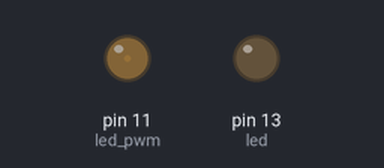
Recording of a sketch running on a simulated Arduino Uno, built with avr-gcc and run on an emulated ATmega328P. On the bench: output pins drawn as LEDs (lit = HIGH).

Above: at 0.05 s.
At 0.75 s:
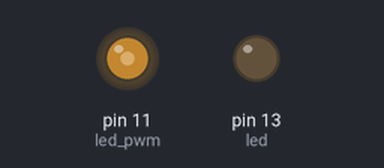
At 1.5 s:
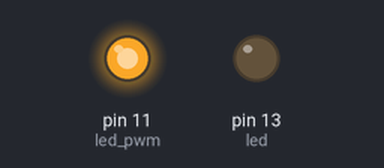
At 3.0 s:
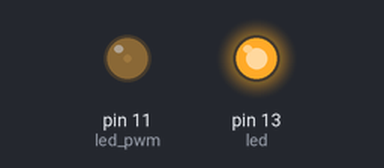
Timing chart, 0 to 7.0 s (numbered marks = the images above):
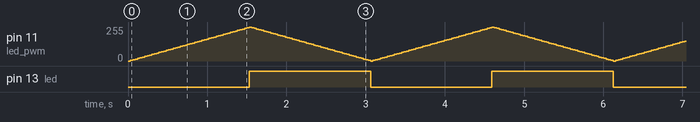

Measured:
- by itself, pin 13 (led): alternates HIGH for 1.5 s and LOW for 1.5 s

The sketch:

led_pwm.ino
```cpp
const int led_pwm = 11;
const int led = 13;
unsigned long l3, l4;
unsigned long interval = 30;
int fDir = 0;
int fade = 0;
int fON = 0;
int i;

void setup() {
  // put your setup code here, to run once:
  l3 = 0;
  i = 0;
  pinMode(led, OUTPUT);
}

void loop() {
  // put your main code here, to run repeatedly:
  l4 = millis();
  if(l4 - l3 >= interval) {
    ++i;
    l3 = l4;
    if(i%51 == 0) {
      if(!fON) {
        fON = HIGH;
      } else {
        fON = LOW;
      }
      digitalWrite(led, fON);
    }
    if(!fDir) {
      fade += 5;
      if (fade >= 255) {
        fade = 255; fDir = 1;
      }
    } else {
      fade -= 5;
      if (fade <= 0) {
        fade = 0; fDir = 0;
      }
    }
    analogWrite(led_pwm,fade);
  }
}
```
